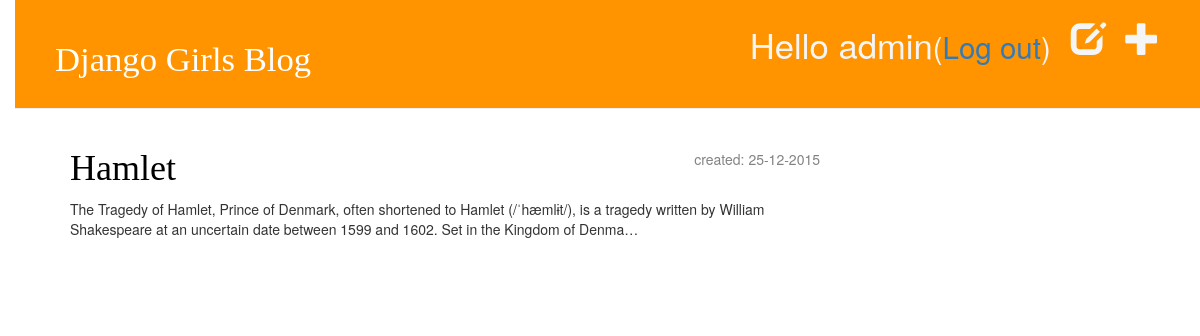
Page /drafts/ (signed in) on the committed database.
### blog/models.py (models this page shows, shortened)
class Post(models.Model):
    author = models.ForeignKey('auth.User')
    title = models.CharField(max_length=200)
    image = models.ImageField(upload_to='images/', height_field=None, width_field=None, max_length=100, blank=True,
                              null=True)
    text = models.TextField()
    created_date = models.DateTimeField(
            default=timezone.now)
    published_date = models.DateTimeField(
            blank=True, null=True)
    likes=models.IntegerField(default=0)
    video = EmbedVideoField(blank=True,null=True)
    tags = models.ManyToManyField(Tag)

### blog/views.py (the view)
# urls.py: url(r'^drafts/$', views.post_draft_list, name='post_draft_list'),
@login_required
@permission_required('blog.delete_post', login_url='/blog/')
def post_draft_list(request):
    posts = Post.objects.filter(published_date__isnull=True).order_by('created_date')
    return render(request, 'blog/post_draft_list.html', {'posts': posts})

### blog/templates/blog/post_draft_list.html
{% extends "blog/base.html" %}
{% block content %}
    {% for post in posts %}
        <div class="post">
            <p class="date">created: {{ post.created_date|date:"d-m-Y" }}</p>
            <h1><a href="{% url "blog.views.post_detail" pk=post.pk %}">{{ post.title }}</a></h1>
            <p>{{ post.text|truncatechars:200 }}</p>
        </div>
    {% endfor %}
{% endblock %}

### blog/templates/blog/base.html (shortened to what this page needs)
{% load staticfiles %}
<html>
    <head>
        <link  href="{% static 'css/bootstrap.min.css' %}" rel="stylesheet">
        <link  href="{% static 'css/bootstrap-theme.min.css' %}" rel="stylesheet">
        <link  href="{% static 'css/bootstrap-theme.css' %}" rel="stylesheet">
        <link  href="{% static 'css/bootstrap.css' %}" rel="stylesheet">
        <link  href="{% static 'css/bootstrap.css' %}" rel="stylesheet" type="text/css">
        <link  href="{% static 'css/blog.css' %}" rel="stylesheet">
    </head>
    <body>
    <div class="page-header">
        {% if user.is_authenticated  %}
         <a href="{% url 'post_new' %}" class="top-menu"><span class="glyphicon glyphicon-plus"></span></a>
          {% if user.is_authenticated and perms.blog.delete_post %}<a href="{% url "post_draft_list" %}" class="top-menu"><span class="glyphicon glyphicon-edit"></span></a> {% endif %}
         <p class="top-menu">Hello {{ user.username }}<small>(<a href="{% url "django.contrib.auth.views.logout" %}">Log out</a>)</small></p>
        {% else %}
        <a href="{% url "django.contrib.auth.views.login" %}" class="top-menu"><span class="glyphicon glyphicon-lock"></span></a>
        {% endif %}
    <h1><a href="/">Django Girls Blog</a></h1>
    </div>
    <div class="content container">
        <div class="row">
            <div class="col-md-8">
            {% block content %}
            {% endblock %}
            </div>
        </div>
    </div>
    </body>
</html>

### blog/static/css/blog.css (style rules this page uses)
h1 a { color: #FCA205; font-family:'fantasy'; }
body { padding-left: 15px; }
.page-header { background-color: #ff9400; margin-top: 0; padding: 20px 20px 20px 40px; }
.page-header h1, .page-header h1 a, .page-header h1 a:visited, .page-header h1 a:active { color: #ffffff; font-size: 26pt; text-decoration: none; }
.content { margin-left: 40px; }
h1, h2, h3, h4 { font-family: fantasy, cursive; }
.date { float: right; color: #828282; }
.top-menu, .top-menu:hover, .top-menu:visited { color: whitesmoke; float: right; font-size: 26pt; margin-right: 20px; }
.post { margin-bottom: 70px; }
.post h1 a, .post h1 a:visited { color: #000000; }

### rows in the picture
Post: created_date "25-12-2015", title "Hamlet", text "The Tragedy of Hamlet, Prince of Denmark, often shortened to Hamlet (/ˈhæmlɨt/), is a tragedy written by William Shakespeare at an uncertain date between 1599 and 1602. Set in the Kingdom of Denma…"

### other values in the picture
{{ user.username }} "admin"
